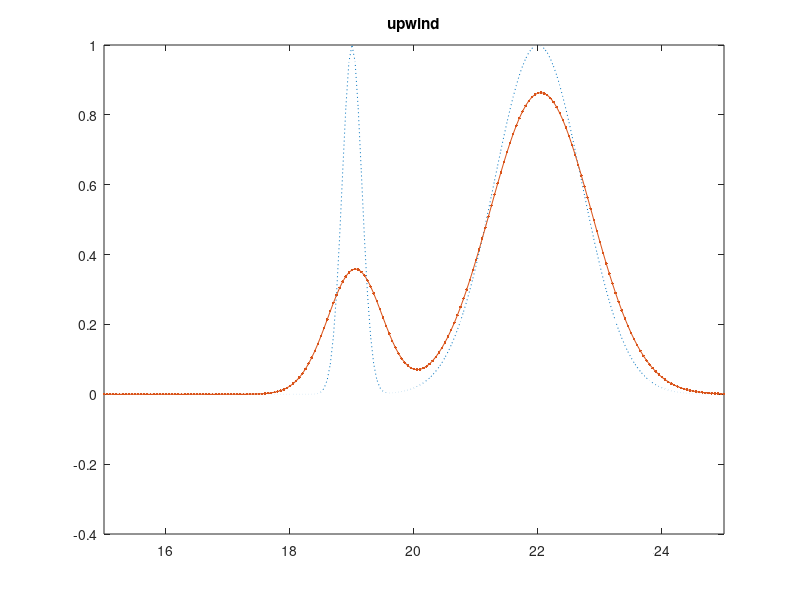

MATLAB code for this plot:
clc;clear;
x1 = [-2:0.05:25]';
y1 = exp(-20*(x1-19).^2)+exp(-(x1-22).^2);
plot(x1,y1,':');
axis([15 25 -0.4 1]);
hold on;
y2 = exp(-20*(x1-2).^2)+exp(-(x1-5).^2);
A1 = diag(repmat([1],1,541));
A2 = diag(repmat([1],1,541))+diag(repmat([-1],1,540),-1) ... 
    +diag((repmat([-1],1,1)),540);
A = A1-0.8.*A2;
for i = 0:0.04:17
    y2 = A*y2;
end
plot(x1,y2,'.-');
title('upwind');
hold off;